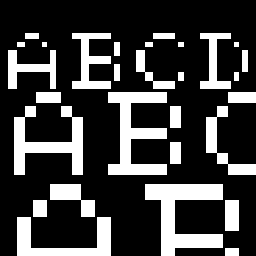
%> input picture alfa2.bmp, 256 x 256 px
$ octave main.m   (GNU Octave 9; MATLAB toolbox functions it lacks are replaced by stand-ins)
%> lines starting %> are read from the running program, lines starting %| are printed output that depends on the picture; in (x1, y1, x2, y2) boxes, pixels count from 0 and x2, y2 are one past the last pixel; in counts of white or black regions, pixels touching at a corner belong together; the program's own positions count from 1
### lit_image.m
function [X, m, n]= lit_image(nom_image)
%> called with nom_image = 'alfa2.bmp'
X = imread(nom_image);
%> X is the input picture: size 256x256 uint8; 24.7% white; 29 white regions, largest, box (x1, y1, x2, y2) and area: (145, 184, 223, 256) 2704, (108, 92, 167, 175) 2365, (14, 106, 83, 175) 2035
%X = (X>=127.5); garantir que l'image ne contienne que 2 classes
[m, n] = size(X);
%> m = 256; n = 256
end

### calc_probaprio.m
function [p1, p2] = calc_probaprio(X, m, n, cl1, cl2)
p1 = (sum(sum((X==cl1))))/(m*n);
p2 = 1-p1;
end

### bruit_gauss.m
function Y = bruit_gauss(X, m, n, cl1, cl2, m1, sig1, m2, sig2)
m
n
size(X)
Y = (X==cl1).*(sig1*randn(m,n)+m1) + (X==cl2).*(sig2*randn(m,n)+m2);
% Y=Y + cast(X,'double');
end

### init_Gibbs.m
function [X0]=init_Gibbs(m,n,classe)

p_tmp=[0.5 0.5];%ones(1,2)*0.5;

for i=1:m
    for j=1:n
        X0(i,j)=tirage_classe(p_tmp,classe);
    end
end

### genere_Gibbs_proba_apost.m
function [X]=genere_Gibbs_proba_apost(Y,m,n,m1,sig1,m2,sig2,classe,proba,nb_iter)

X(:,:,1)=init_Gibbs(m,n,classe);

for i=1:nb_iter
    X(:,:,i+1)=iter_Gibbs_proba_apost_gauss(Y,X(:,:,i),m,n,m1,sig1,m2,sig2,classe,proba);
%     figure
%     affiche_image(X(:,:,i),'CHAMPS DE kkchoz');
end

X=X(:,:,nb_iter+1);

%     figure
%     affiche_image(X,'CHAMPS DE kkchoz');

### affiche_image.m
function []= affiche_image(mat_image, titre)
imagesc(mat_image);
colormap(gray);
title(titre);
end

### iter_Gibbs_proba_apost_gauss.m
function [X]=iter_Gibbs_proba_apost_gauss(Y,I,m,n,m1,sig1,m2,sig2,classe,proba)

X=I;

for i=2:(m-1)
    for j=2:(n-1)
        [config,indice_klas]=Config_voisinage(X,m,n,classe,i,j);
        Ppost=calc_gibbs_probapost_gauss(Y(i,j),m,n,m1,sig1,m2,sig2,classe,proba(config+1,:)');
        X(i,j)=tirage_classe(Ppost,classe);
    end
end

%X=I;

### main.m
[X,m,n]= lit_image('alfa2.bmp')
%> m = 256; n = 256
m10=1;
m20=4;
sig10=1;
sig20=1;
cl1=0;
cl2=255;
iter_KM=600;
nb_iter_Gibbs_EM=5;
classe = [cl1, cl2];

proba = calc_probaprio(X, m, n, cl1, cl2);
%> in calc_probaprio, `p1 = (sum(sum((X==cl1))))/(m*n);`: p1 = 0.753
%> in calc_probaprio, `p2 = 1-p1;`: p2 = 0.247
%> proba = 0.753

Y = bruit_gauss(X, m, n, cl1, cl2, m10, sig10, m20, sig20);
%> in bruit_gauss, `m`: m = 256
%> in bruit_gauss, `Y = (X==cl1).*(sig1*randn(m,n)+m1) + (X==cl2).*(sig2*randn(m,n)+m2);`:
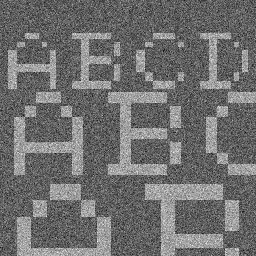
%> Y: size 256x256 double; min -3.25, max 8.11, mean 1.74; drawn with min black and max white
affiche_image(Y, 'bruitée')

% [p1,p2,m1,sig1,m2,sig2] = calc_SEM(Y,m,n,p1,p2,m10,sig10,m20,sig20,0,255,20)


 X_simu = genere_Gibbs_proba_apost(Y, m, n, m10, sig10, m20, sig20, classe, proba, nb_iter_Gibbs_EM );
%> after the loop in init_Gibbs, `for i=1:m`:
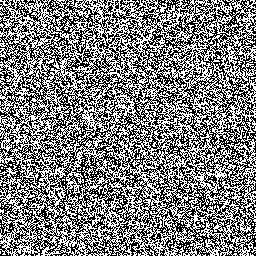
%> X0: size 256x256 double; 49.9% white in thin lines or dots
%> the run ends on the next line

$ run again, with beee2.bmp copied over alfa2.bmp
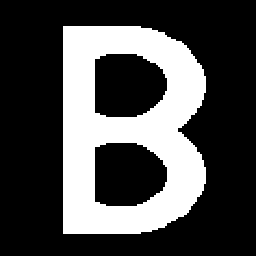
%> input picture beee2.bmp, 256 x 256 px
%> in lit_image, X is the input picture: size 256x256 uint8; 29.1% white; 1 white region, box (x1, y1, x2, y2) and area: (63, 26, 206, 234) 19070
%> `[X,m,n]= lit_image('alfa2.bmp')`: m = 256
%> p1 = 0.709
%> p2 = 0.291
%> proba = 0.709
%> in bruit_gauss, `m`: m = 256
%> in bruit_gauss, `Y = (X==cl1).*(sig1*randn(m,n)+m1) + (X==cl2).*(sig2*randn(m,n)+m2);`:
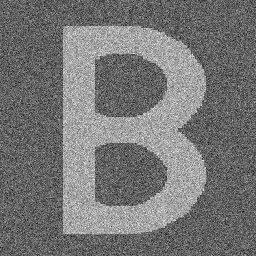
%> Y: size 256x256 double; min -3.25, max 7.8, mean 1.87; drawn with min black and max white

$ run again, with cible2.bmp copied over alfa2.bmp
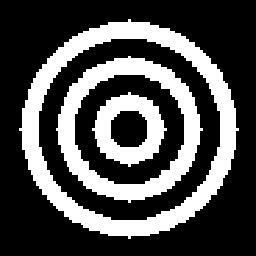
%> input picture cible2.bmp, 256 x 256 px
%> in lit_image, X is the input picture: size 256x256 uint8; 30.5% white; 3 white regions, box (x1, y1, x2, y2) and area: (19, 19, 239, 239) 10608, (56, 56, 203, 203) 6600, (92, 92, 167, 167) 2788
%> `[X,m,n]= lit_image('alfa2.bmp')`: m = 256
%> p1 = 0.695
%> p2 = 0.305
%> proba = 0.695
%> in bruit_gauss, `m`: m = 256
%> in bruit_gauss, `Y = (X==cl1).*(sig1*randn(m,n)+m1) + (X==cl2).*(sig2*randn(m,n)+m2);`:
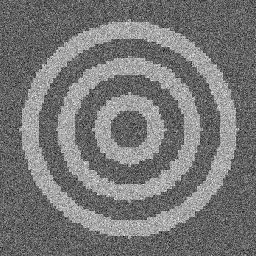
%> Y: size 256x256 double; min -3.25, max 7.8, mean 1.91; drawn with min black and max white

$ run again, with city2.bmp copied over alfa2.bmp
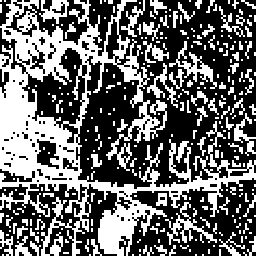
%> input picture city2.bmp, 256 x 256 px
%> in lit_image, X is the input picture: size 256x256 uint8; 40.8% white; 278 white regions (187 under 20 px), largest, box (x1, y1, x2, y2) and area: (0, 0, 256, 256) 18312, (165, 202, 217, 245) 566, (169, 41, 217, 89) 538
%> `[X,m,n]= lit_image('alfa2.bmp')`: m = 256
%> p1 = 0.592
%> p2 = 0.408
%> proba = 0.592
%> in bruit_gauss, `m`: m = 256
%> in bruit_gauss, `Y = (X==cl1).*(sig1*randn(m,n)+m1) + (X==cl2).*(sig2*randn(m,n)+m2);`:
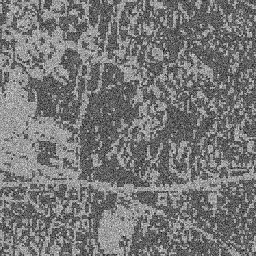
%> Y: size 256x256 double; min -3.25, max 8.44, mean 2.22; drawn with min black and max white
